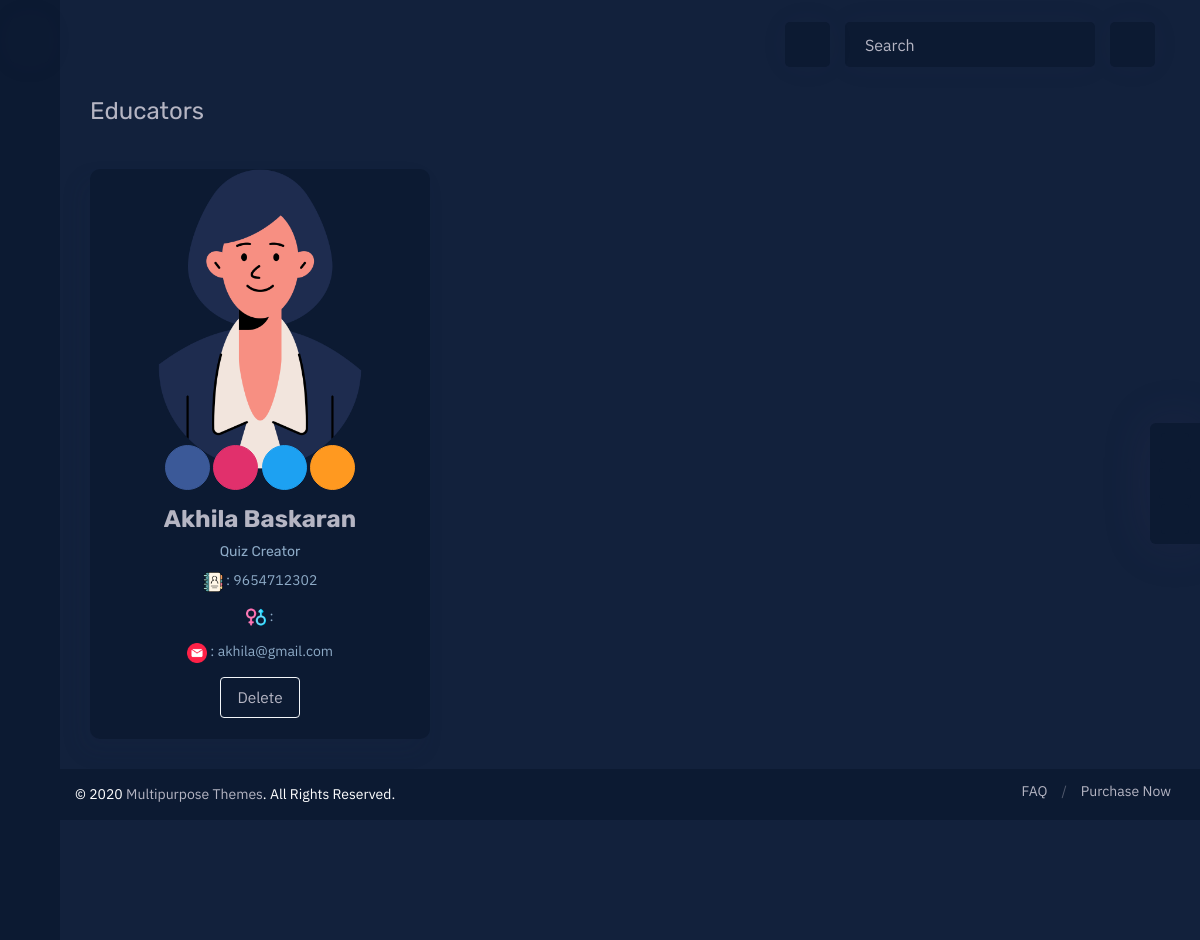
/adm_view_creators/, run on the app's committed database.
### myapp/models.py (models this page shows)
class Creator(models.Model):
    name = models.CharField(max_length=100, null=True)
    email = models.EmailField(max_length=100, null=True)
    phone = models.IntegerField(null=True, blank=True)
    image = models.ImageField(null=True, upload_to="profile")
    loginid = models.ForeignKey(Login, on_delete=models.CASCADE, null=True)

### myapp/views.py (the view)
# urls.py: path("adm_view_creators/",views.adm_view_creators),
def adm_view_creators(request):
    view = Creator.objects.all()
    return render(request, "Admin/view_creators.html", {"view": view})

### templates/Admin/view_creators.html (shortened to what this page needs)
{% extends 'Admin/common.html' %}
{% block header %}
{% load static %}
<div class="content-wrapper">
    <div class="container-full">
        <div class="content-header">
            <div class="d-flex align-items-center">
                <div class="mr-auto">
                    <h3 class="page-title"> Educators</h3>
                </div>
            </div>
        </div>
        <section class="content">
            <div class="row">
                {% for i in view %}
                <div class="col-12 col-lg-4">
                    <div class="box ribbon-box">
                        <div class="box-header no-border p-0">
                            <a href="#">
                               <center> <img class="img-fluid" src="/static/media/{{i.image}}" style="width: 300px;" alt=""></center>
                            </a>
                        </div>
                        <div class="box-body">
                            <div class="user-contact list-inline text-center">
                                <a href="#" class="btn btn-circle mb-5 btn-facebook"></a>
                                <a href="#" class="btn btn-circle mb-5 btn-instagram"></a>
                                <a href="#" class="btn btn-circle mb-5 btn-twitter"></a>
                                <a href="#" class="btn btn-circle mb-5 btn-warning"></a>
                            </div>
                            <div class="text-center">
                                <h3 class="my-10"><a><b>{{i.name}}</b></a></h3>
                                <h6 class="user-info mt-0 mb-10 text-fade">Quiz Creator</h6>
                                <p class="text-fade w-p85 mx-auto"><img src="/static/assets/images/contacts.png" width="20px" alt=""> : {{i.phone}}</p>
                                <p class="text-fade w-p85 mx-auto"><img src="/static/assets/images/gender.png" width="20px" alt=""> : {{i.gender}}</p>
                                <p class="text-fade w-p85 mx-auto"><img src="/static/assets/images/message.png" width="20px" alt=""> : {{i.email}}</p>
                                {% if i.loginid.is_active == 0 %}
                                <a href="/approve_edu?cid={{i.loginid_id}}" class="btn btn-outline-danger">Approve</a>
                                <a href="/delete_creator?cid={{i.loginid_id}}" class="btn btn-outline-danger">Delete</a>
                                {% else %}
                                <a href="/delete_creator?cid={{i.loginid_id}}" class="btn btn-outline-danger">Delete</a>
                                {% endif %}
                            </div>
                        </div>
                    </div>
                </div>
                {% endfor %}
            </div>
        </section>
    </div>
</div>
{% endblock %}

### static/assets/css/skin_color.css (style rules this page uses)
body.dark-skin { background-color: #12213c; color: #b5b5c3; }
.dark-skin h1, .dark-skin h2, .dark-skin h3, .dark-skin h4, .dark-skin h5, .dark-skin h6 { color: #b5b5c3; }
.dark-skin a { color: #b5b5c3; }
.dark-skin .content-header .page-title { color: #b5b5c3; border-color: #638fda; }
.dark-skin .box { background-color: #254f99; }
.dark-skin .box .box-header { color: #b5b5c3; border-color: rgba(255, 255, 255, 0.12); }
.dark-skin .box { background-color: #0c1a32; box-shadow: -7.829px 11.607px 21px 0px rgba(25, 42, 70, 0.13); }
.dark-skin .box-header { color: #b5b5c3; }

### data on the page
Creator: image (picture), name "Akhila Baskaran", phone "9654712302", email "akhila@gmail.com"
